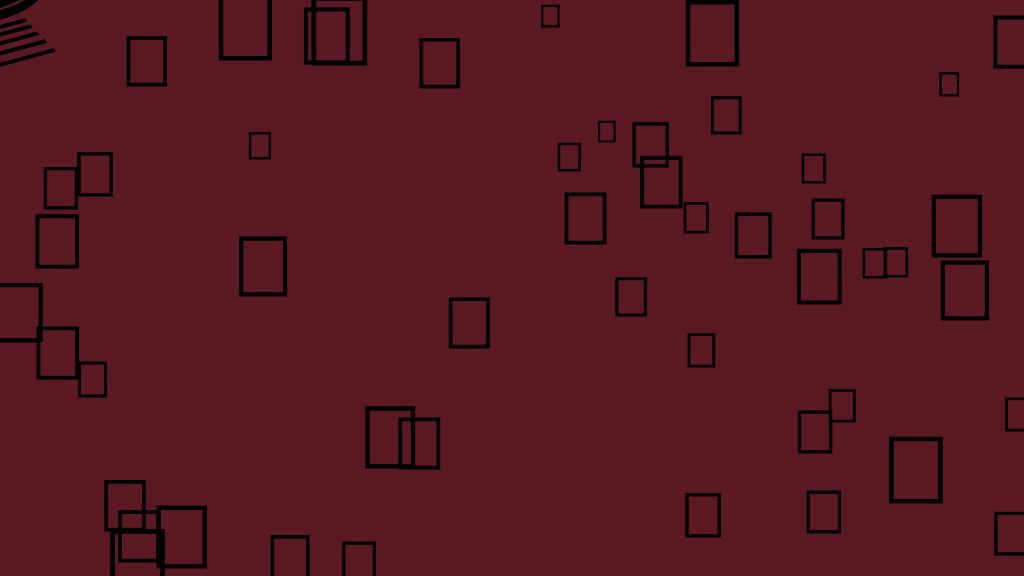
Frame 1 (no input)
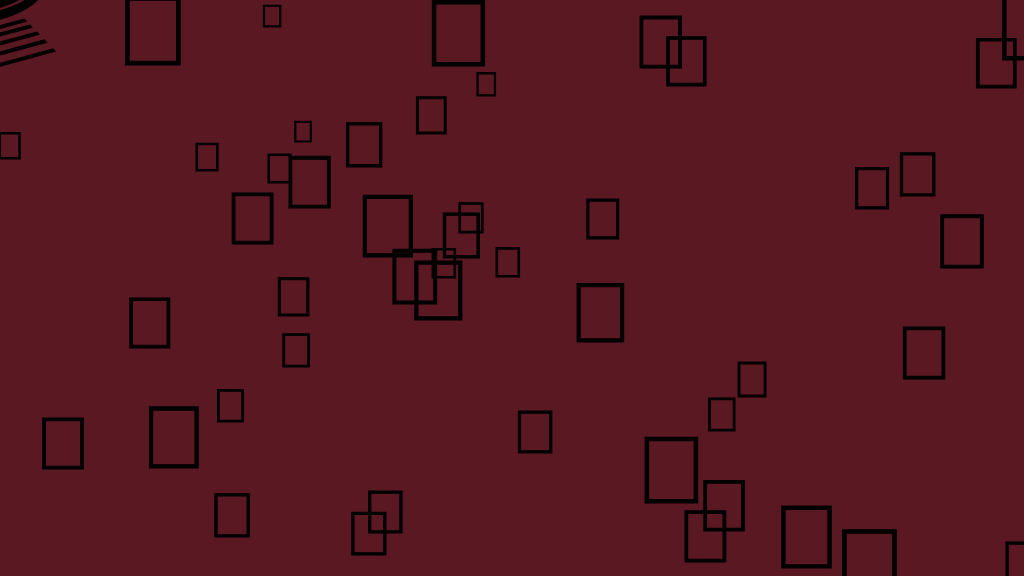
Frame 60 (no input)
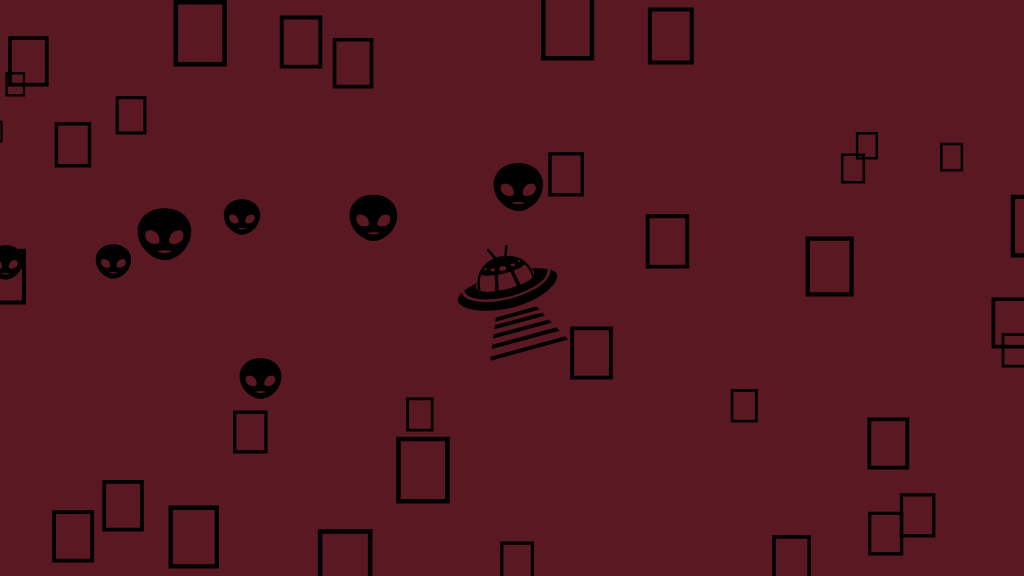
Frame 120 (the mouse pressed at the canvas centre since frame 60)

The p5.js sketch that drew these frames (run headless with seeded random() and noise() and a simulated clock; from frame 60 on, the mouse is pressed at the canvas centre):

// p5.js sketch
// ── sketch.js
// emojis fromCodePoint - https://emojipedia.org/emoji/
// replace U+ with 0x

const cows = [],
    cowsNum = 50;

function setup() {
	createCanvas(1024, 576);

	for (let i = 0; i < cowsNum; i++) {
		cows.push(new Cow());
	}

	textAlign(CENTER, CENTER);
	noCursor();
}

function draw() {
	background(90, 24, 35);

	cows.forEach(cow => cow.render());

	textSize(130);
	text(String.fromCodePoint(0x1F6F8), mouseX, mouseY);
}

class Cow {
  constructor() {
    this.pos = createVector(random(width),random(height));
    this.vel = createVector(random(-3,-11),0);
    this.acc = createVector();
	this.s = random(30, 100);
	this.emoji = String.fromCodePoint(0x1F404);
  }
  
	display() {
		stroke(0);
		if (dist(mouseX, mouseY, this.pos.x, this.pos.y) < 100) {
			this.emoji = String.fromCodePoint(0x1F47D);
		}

		textSize(this.s);
		text(this.emoji, this.pos.x, this.pos.y);
      
      return this;
	}

	update() {
      this.vel.add(this.acc);
      this.pos.add(this.vel);
      
      return this;
    }
  
  bounds() {
		if (this.pos.x < -this.s * 1.1) {
			this.pos.x = width + this.s * 1.1;
			this.emoji = String.fromCodePoint(0x1F404);
		}
      
      return this;
	}
  
  render() {
    return this.update().display().bounds();
  }
}
